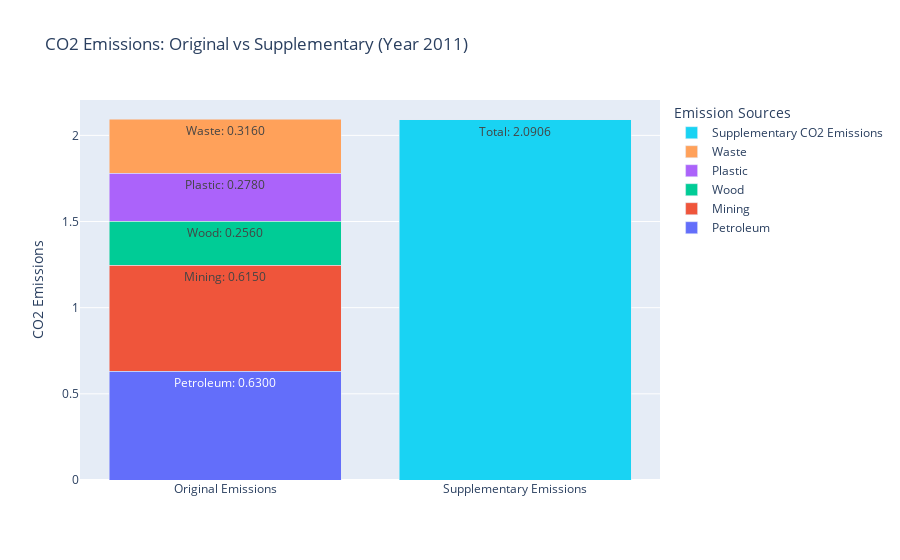

Here is the notebook cell this chart was saved with:
### Code cell
import plotly.graph_objs as go
import plotly.io as pio

# Create interactive stacked bar chart
def create_co2_stacked_bar():
    # Components of original CO2 emissions
    original_components = {
        'Petroleum': ori_value1,
        'Mining': ori_value2,
        'Wood': ori_value3,
        'Plastic': ori_value4,
        'Waste': ori_value5
    }
    
    # Create a list of bars for original components
    original_bars = [
        go.Bar(
            name=component,
            x=['Original Emissions'],
            y=[value],
            text=[f'{component}: {value:.4f}'],
            textposition='auto',
            hoverinfo='text'
        )
        for component, value in original_components.items()
    ]
    
    # Add the supplementary emissions as a separate bar
    supplementary_bar = go.Bar(
        name='Supplementary CO2 Emissions',
        x=['Supplementary Emissions'],
        y=[con_value_co2],
        text=[f'Total: {con_value_co2:.4f}'],
        textposition='auto',
        hoverinfo='text'
    )
    
    # Combine all bars into a single figure
    fig = go.Figure(data=original_bars + [supplementary_bar])
    
    # Update layout
    fig.update_layout(
        title='CO2 Emissions: Original vs Supplementary (Year 2011)',
        yaxis_title='CO2 Emissions',
        barmode='stack',
        legend_title='Emission Sources'
    )
    
    # Save interactive HTML
    pio.write_html(fig, file='co2_ori_supp.html')
    fig.show()
    return fig

# Generate the plot
co2_plot = create_co2_stacked_bar()
print("Interactive CO2 emissions chart created successfully.")

### Figure 1 — Plotly figure (JSON) as saved in the notebook; plotly's stock layout.template omitted (floating-point values rounded to 4 significant figures)
{"data": [{"hoverinfo": "text", "name": "Petroleum", "text": ["Petroleum: 0.6300"], "textposition": "auto", "type": "bar", "x": ["Original Emissions"], "y": [0.63]}, {"hoverinfo": "text", "name": "Mining", "text": ["Mining: 0.6150"], "textposition": "auto", "type": "bar", "x": ["Original Emissions"], "y": [0.615]}, {"hoverinfo": "text", "name": "Wood", "text": ["Wood: 0.2560"], "textposition": "auto", "type": "bar", "x": ["Original Emissions"], "y": [0.256]}, {"hoverinfo": "text", "name": "Plastic", "text": ["Plastic: 0.2780"], "textposition": "auto", "type": "bar", "x": ["Original Emissions"], "y": [0.278]}, {"hoverinfo": "text", "name": "Waste", "text": ["Waste: 0.3160"], "textposition": "auto", "type": "bar", "x": ["Original Emissions"], "y": [0.316]}, {"hoverinfo": "text", "name": "Supplementary CO2 Emissions", "text": ["Total: 2.0906"], "textposition": "auto", "type": "bar", "x": ["Supplementary Emissions"], "y": [2.091]}], "layout": {"barmode": "stack", "legend": {"title": {"text": "Emission Sources"}}, "title": {"text": "CO2 Emissions: Original vs Supplementary (Year 2011)"}, "yaxis": {"title": {"text": "CO2 Emissions"}}}}
